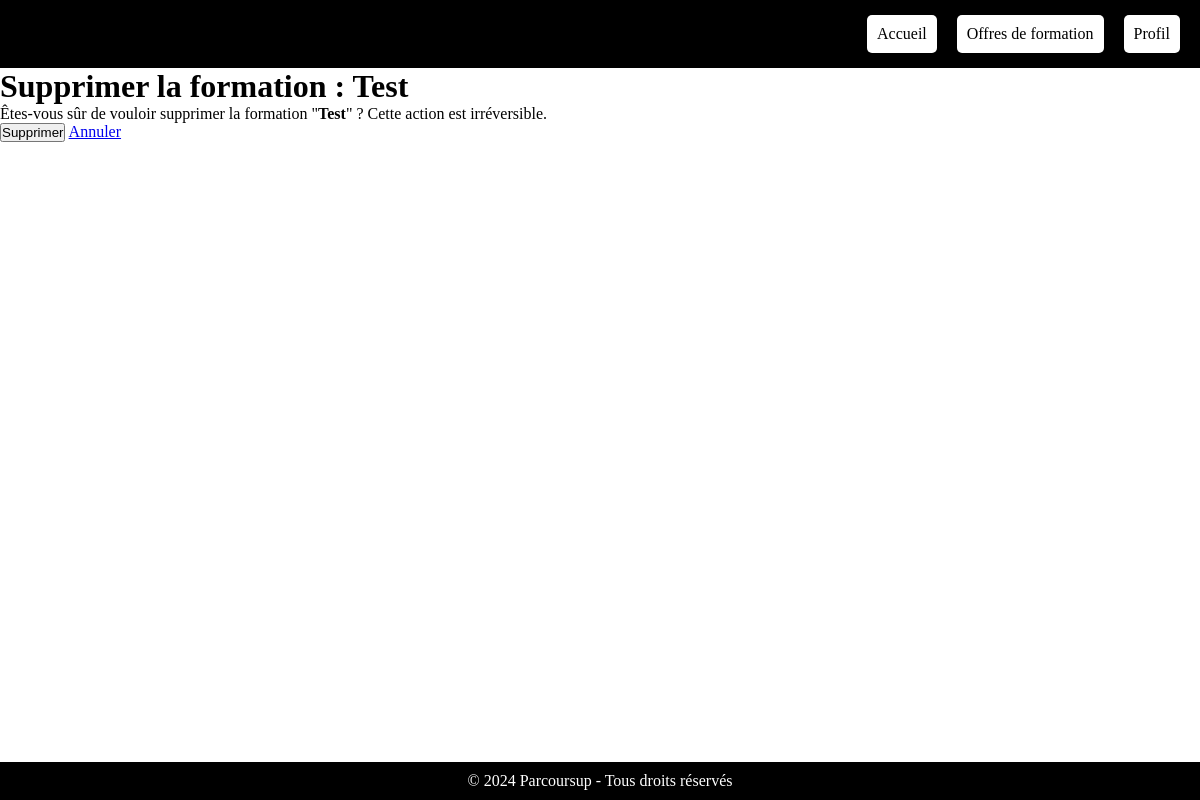
The app's page /Appli_ParcourSup/formations/supprimer/2/, older data.
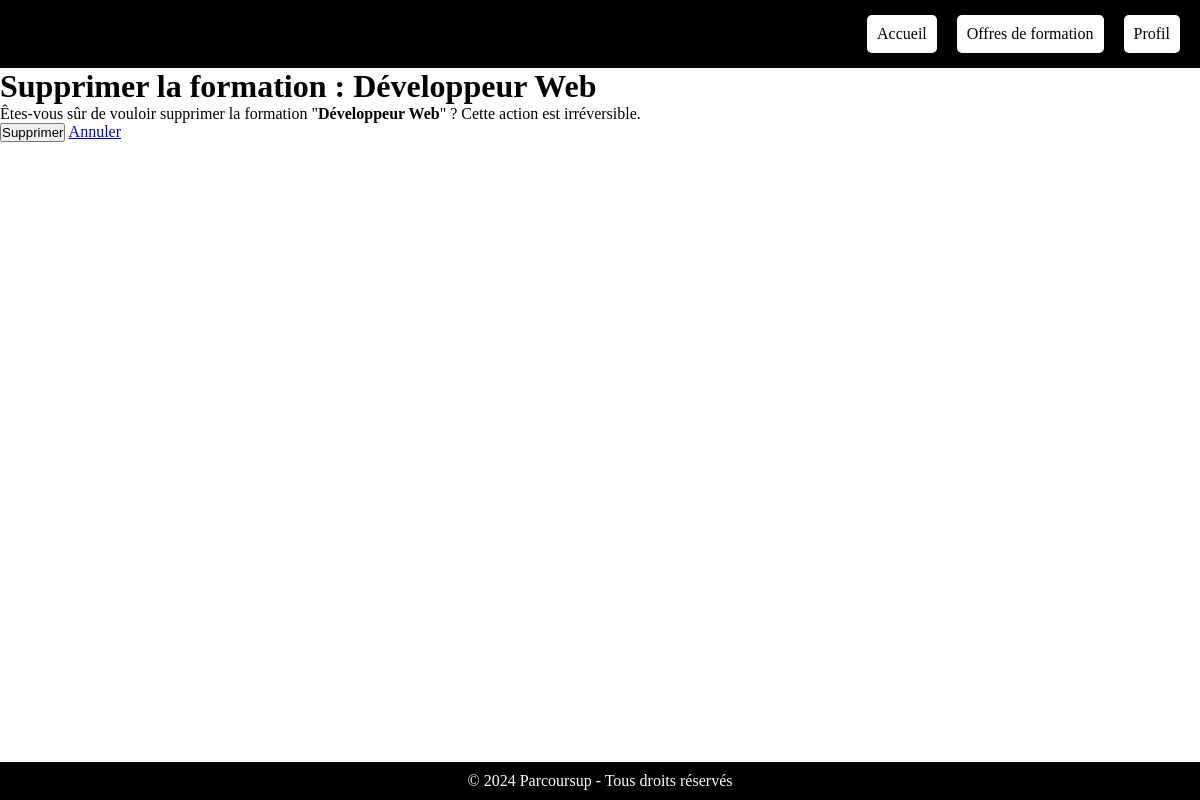
The same page, newer data.
### Appli_ParcourSup/models.py (models this page shows, shortened)
class Formation(models.Model):
    nom = models.CharField(max_length=200)
    description = models.TextField()
    duree = models.CharField(max_length=50)
    etablissement = models.CharField(max_length=50)
    image = models.URLField(max_length=300, blank=True, null=True)

### Appli_ParcourSup/views.py (the view)
# urls.py: path('formations/supprimer/<int:pk>/', views.supprimer_formation, name='supprimer_formation'),
def supprimer_formation(request, pk):
    formation = get_object_or_404(Formation, pk=pk)
    if request.method == 'POST':
        formation.delete()
        return redirect('liste_formations')
    return render(request, 'Appli_ParcourSup/supprimer_formation.html', {'formation': formation})

### Appli_ParcourSup/templates/Appli_ParcourSup/supprimer_formation.html (shortened to what this page needs)
<!DOCTYPE html>
<html lang="fr">
<head>
    {% load static %}
    <link rel="stylesheet" href="{% static 'index.css' %}">
</head>
<body>
    <header>
        <div class="logo">Parcoursup</div>
        <nav>
            <ul>
                <li><a href="{% url 'Page Accueil' %}">Accueil</a></li>
                <li><a href="{% url 'formations_view' %}">Offres de formation</a></li>
                <li><a href="{% url 'profil_view' %}">Profil</a></li>
            </ul>
        </nav>
    </header>
    <main>
        <h1>Supprimer la formation : {{ formation.nom }}</h1>
        <p>Êtes-vous sûr de vouloir supprimer la formation "<strong>{{ formation.nom }}</strong>" ? Cette action est irréversible.</p>
        <form method="POST">
            <button type="submit">Supprimer</button>
            <a href="{% url 'liste_formations' %}">Annuler</a>
        </form>
    </main>
    <footer>
        <p>&copy; 2024 Parcoursup - Tous droits réservés</p>
    </footer>
</body>
</html>

Row changes from the older to the newer data that the page shows:
changed Formation: nom "Test" → "Développeur Web"
